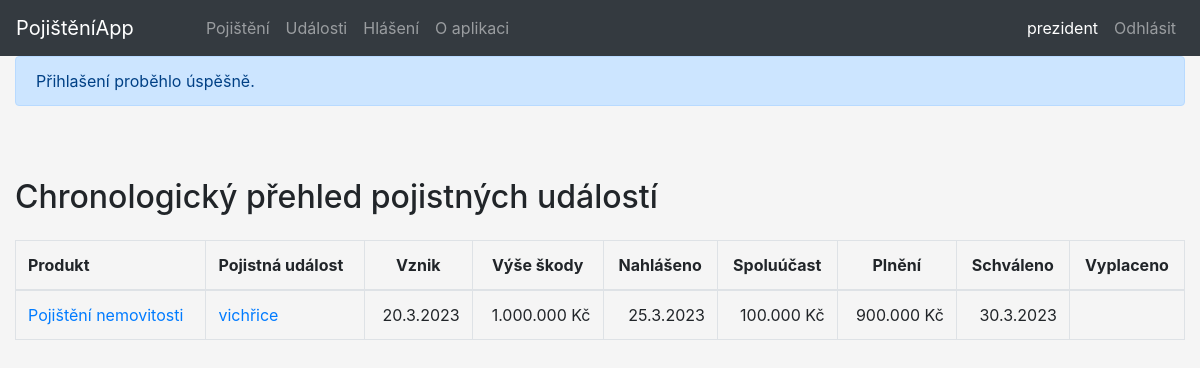
The app's page /pojistenec-udalosti/119 (signed in) with its own data.
### tables this page shows
CREATE TABLE `udalosti` (
  `udalosti_id` int(11) NOT NULL,
  `nazev` varchar(255) NOT NULL,
  `datum_vzniku` date NOT NULL,
  `datum_nahlaseni` date NOT NULL,
  `vyse_skody` int(11) NOT NULL,
  `produkt_id` int(11) NOT NULL
);

CREATE TABLE `pojisteni` (
  `pojisteni_id` int(11) NOT NULL,
  `poj_produkt` varchar(255) NOT NULL,
  `poj_castka` int(11) NOT NULL,
  `predmet_poj` varchar(255) NOT NULL,
  `platnost_od` date NOT NULL,
  `platnost_do` date NOT NULL,
  `pojistenec_id` int(11) NOT NULL
);

CREATE TABLE `plneni` (
  `plneni_id` int(11) NOT NULL,
  `vyse_plneni` int(11) DEFAULT NULL,
  `spoluucast` int(11) NOT NULL,
  `datum_schvaleni` date DEFAULT NULL,
  `datum_vyplaty` date DEFAULT NULL,
  `udalost_id` int(11) NOT NULL
);

### index.php (called while the page is built, shortened)
<?php
$smerovac = new SmerovacKontroler();
$smerovac->zpracuj(array($_SERVER['REQUEST_URI']));
$smerovac->vypisPohled();

### kontrolery/PojistenecUdalostiKontroler.php (called while the page is built, shortened)
<?php
class PojistenecUdalostiKontroler extends Kontroler
{
	public function zpracuj(array $parametry): void
	{
		$spravceUdalosti = new SpravceUdalosti();
		$udalosti = $spravceUdalosti->vratHistoriiUdalostiDleID(array($parametry[0]));
	}
}

### modely/Db.php (called while the page is built, shortened)
<?php
class Db {
    private static $spojeni;
    private static array $nastaveni = array(
		PDO::ATTR_ERRMODE => PDO::ERRMODE_EXCEPTION,
		PDO::MYSQL_ATTR_INIT_COMMAND => "SET NAMES utf8",
		PDO::ATTR_EMULATE_PREPARES => false,
	);
    public static function pripoj(string $host, string $uzivatel, string $heslo, string $databaze) : void
    {
		if (!isset(self::$spojeni)) {
			self::$spojeni = @new PDO(
				"mysql:host=$host;dbname=$databaze",
				$uzivatel,
				$heslo,
				self::$nastaveni
			);
		}
	}
    public static function dotazVsechny(string $dotaz, array $parametry = array()) : array|bool
    {
		$navrat = self::$spojeni->prepare($dotaz);
		$navrat->execute($parametry);
		return $navrat->fetchAll();
	}
}

### modely/SpravceUdalosti.php (called while the page is built, shortened)
<?php
class SpravceUdalosti
{
    public function vratHistoriiUdalostiDleID(array $id) : array|bool
	{
		return Db::dotazVsechny('
		SELECT `produkt_id`, `poj_produkt`, `udalosti_id`, `nazev`, `datum_vzniku`, `vyse_skody`, `datum_nahlaseni`, `spoluucast`, `vyse_plneni`, `datum_schvaleni`, `datum_vyplaty`
		FROM `udalosti`
		JOIN `plneni`
		ON `udalosti_id` = `udalost_id`
		JOIN `pojisteni`
		ON `produkt_id` = `pojisteni_id`
		JOIN `pojistenci`
		ON `pojistenci_id` = `pojistenec_id`
		WHERE `pojistenec_id` = ?
		ORDER BY `datum_nahlaseni` DESC',
		$id
		);
	}
}

### kontrolery/SmerovacKontroler.php (called while the page is built, shortened)
<?php
class SmerovacKontroler extends Kontroler
{
	protected Kontroler $kontroler;
	private function pomlckyDoVelbloudiNotace(string $text) : string
	{
		$veta = str_replace('-', ' ', $text);
		$veta = ucwords($veta);
		$veta = str_replace(' ', '', $veta);
		return $veta;
	}
	private function parsujURL(string $url) : array
	{
        $naparsovanaURL = parse_url($url);
		$naparsovanaURL["path"] = ltrim($naparsovanaURL["path"], "/");
		$naparsovanaURL["path"] = trim($naparsovanaURL["path"]);
		$rozdelenaCesta = explode("/", $naparsovanaURL["path"]);
		return $rozdelenaCesta;
	}
    public function zpracuj(array $parametry) : void
    {
		$naparsovanaURL = $this->parsujURL($parametry[0]);
		$tridaKontroleru = $this->pomlckyDoVelbloudiNotace(array_shift($naparsovanaURL)) . 'Kontroler';
		if (file_exists('kontrolery/' . $tridaKontroleru . '.php'))
			$this->kontroler = new $tridaKontroleru;
		else
			$this->presmeruj('chyba');
        $this->kontroler->zpracuj($naparsovanaURL);
    }
}

### modely/FormatHelper.php (called while the page is built, shortened)
<?php
class FormatHelper
{
    public static function datumDoFormulare($vstupniDatum)
	{
		if (!$vstupniDatum) {
			return null;
		} else
		$datum_pole = explode('-', $vstupniDatum);
		$den = ltrim($datum_pole[2], "0");
		$mesic = ltrim($datum_pole[1], "0");
		$rok = $datum_pole[0];
		return $den . '.' . $mesic . '.' . $rok;
	}
}

### pohledy/pojistenec-udalosti.phtml (the view, shortened to what this page needs)
<div class="container-fluid">
		<h2 class="py-lg-3">Chronologický přehled pojistných událostí</h2>
		<table class="table table-bordered table-hover table-responsive-sm">
			<thead>
				<th>Produkt</th>
				<th>Pojistná událost</th>
				<th style="text-align:center">Vznik</th>
				<th style="text-align:center">Výše škody</th>
				<th style="text-align:center">Nahlášeno</th>
				<th style="text-align:center">Spoluúčast</th>
				<th style="text-align:center">Plnění</th>
				<th style="text-align:center">Schváleno</th>
				<th style="text-align:center">Vyplaceno</th>
			</thead>
			<tbody>
				<?php foreach ($udalosti as $udalost) : ?>
					<tr>
						<td><a href="detail-pojisteni/<?=$pojistenec?>/<?=$udalost['produkt_id']?>"><?= $udalost['poj_produkt']?></a></td>
						<td><a href="editovat-udalost/<?=$pojistenec?>/<?=$udalost['produkt_id']?>/<?=$udalost['udalosti_id']?>"><?= $udalost['nazev']?></a></td>
						<td style="text-align:right"><?= FormatHelper::datumDoFormulare($udalost['datum_vzniku'])?></td>
						<td style="text-align:right"><?= number_format($udalost['vyse_skody'], 0, ',', '.') . ' Kč'?></td>
						<td style="text-align:right"><?= FormatHelper::datumDoFormulare($udalost['datum_nahlaseni'])?></td>
						<td style="text-align:right"><?= number_format($udalost['spoluucast'], 0, ',', '.') . ' Kč'?></td>
						<td style="text-align:right"><?= number_format($udalost['vyse_plneni'], 0, ',', '.') . ' Kč'?></td>
						<td style="text-align:right"><?= FormatHelper::datumDoFormulare($udalost['datum_schvaleni'])?></td>
						<td style="text-align:right"><?= FormatHelper::datumDoFormulare($udalost['datum_vyplaty'])?></td>
					</tr>
				<?php endforeach ?>
			</tbody>
		</table>
	</div>

### style.css (style rules this page uses)
body { background-color: whitesmoke; }
.container-fluid { margin-top: 56px; }

### records on screen
udalosti: produkt.poj_produkt "Pojištění nemovitosti", nazev "vichřice", datum_vzniku "20.3.2023", vyse_skody "1.000.000", datum_nahlaseni "25.3.2023", plneni.spoluucast "100.000", plneni.vyse_plneni "900.000", plneni.datum_schvaleni "30.3.2023"

### other values on screen
$prezdivka "prezident"
$text "Přihlašení proběhlo úspěšně."
